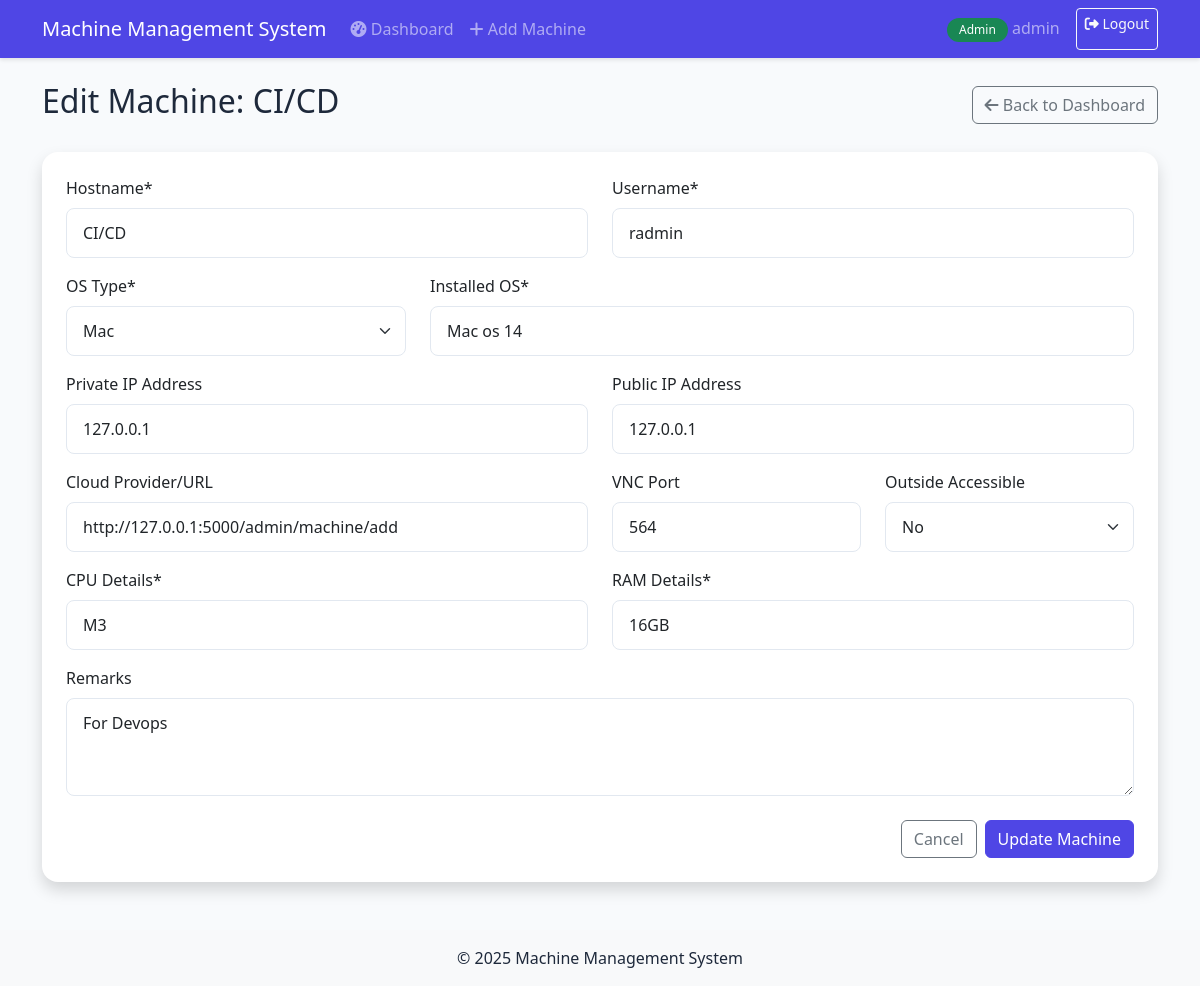
/admin/machine/2/edit (signed in), run on the app's committed database.
### models/user.py (models this page shows, shortened)
class User(db.Model, UserMixin):
    __tablename__ = 'users'
    id = db.Column(db.Integer, primary_key=True)
    username = db.Column(db.String(64), unique=True, index=True, nullable=False)
    email = db.Column(db.String(120), unique=True, index=True, nullable=False)
    password_hash = db.Column(db.String(128), nullable=False)
    is_admin = db.Column(db.Boolean, default=False)
    created_at = db.Column(db.DateTime, default=datetime.utcnow)
    last_login = db.Column(db.DateTime, nullable=True)

### models/machine.py (models this page shows, shortened)
class Machine(db.Model):
    __tablename__ = 'machines'
    id = db.Column(db.Integer, primary_key=True)
    hostname = db.Column(db.String(64), unique=True, nullable=False, index=True)
    username = db.Column(db.String(64), nullable=False)
    os_type = db.Column(db.String(20), nullable=False)  # Linux, Windows, Mac
    installed_os = db.Column(db.String(64), nullable=False)
    cpu_details = db.Column(db.String(128), nullable=False)
    ram_details = db.Column(db.String(64), nullable=False)
    private_ip = db.Column(db.String(15), nullable=True)
    public_ip = db.Column(db.String(15), nullable=True)
    cloud_provider_url = db.Column(db.String(128), nullable=True)
    vnc_port = db.Column(db.Integer, nullable=True)
    outside_accessible = db.Column(db.Boolean, default=False)
    remarks = db.Column(db.Text, nullable=True)
    created_at = db.Column(db.DateTime, default=datetime.utcnow)
    updated_at = db.Column(db.DateTime, default=datetime.utcnow, onupdate=datetime.utcnow)

### app.py (the view, shortened to what this page needs)
@app.route('/admin/machine/<int:machine_id>/edit', methods=['GET', 'POST'])
@login_required
def edit_machine(machine_id):
    if not current_user.is_admin:
        abort(403)
    machine = Machine.query.get_or_404(machine_id)
    return render_template('admin/edit_machine.html', machine=machine)

### models/user.py (called while the page is built)
@login_manager.user_loader
def load_user(user_id):
    return User.query.get(int(user_id))

### templates/admin/edit_machine.html (shortened to what this page needs)
{% extends "base.html" %}
{% block content %}
<div class="d-flex justify-content-between align-items-center mb-4">
    <h2>Edit Machine: {{ machine.hostname }}</h2>
    <a href="{{ url_for('admin_dashboard') }}" class="btn btn-outline-secondary">
        <i class="fas fa-arrow-left"></i> Back to Dashboard
    </a>
</div>
<div class="card shadow">
    <div class="card-body p-4">
        <form method="POST" action="{{ url_for('edit_machine', machine_id=machine.id) }}">
            <div class="row">
                <div class="col-md-6 mb-3">
                    <label for="hostname" class="form-label">Hostname*</label>
                    <input type="text" class="form-control" id="hostname" name="hostname" value="{{ machine.hostname }}" required>
                </div>
                <div class="col-md-6 mb-3">
                    <label for="username" class="form-label">Username*</label>
                    <input type="text" class="form-control" id="username" name="username" value="{{ machine.username }}" required>
                </div>
            </div>
            <div class="row">
                <div class="col-md-4 mb-3">
                    <label for="os_type" class="form-label">OS Type*</label>
                    <select class="form-select" id="os_type" name="os_type" required>
                        <option value="Mac" {{ 'selected' if machine.os_type == 'Mac' }}>Mac</option>
                    </select>
                </div>
                <div class="col-md-8 mb-3">
                    <label for="installed_os" class="form-label">Installed OS*</label>
                    <input type="text" class="form-control" id="installed_os" name="installed_os" value="{{ machine.installed_os }}" required>
                </div>
            </div>
            <div class="row">
                <div class="col-md-6 mb-3">
                    <label for="private_ip" class="form-label">Private IP Address</label>
                    <input type="text" class="form-control" id="private_ip" name="private_ip" value="{{ machine.private_ip }}">
                </div>
                <div class="col-md-6 mb-3">
                    <label for="public_ip" class="form-label">Public IP Address</label>
                    <input type="text" class="form-control" id="public_ip" name="public_ip" value="{{ machine.public_ip }}">
                </div>
            </div>
            <div class="row">
                <div class="col-md-6 mb-3">
                    <label for="cloud_provider_url" class="form-label">Cloud Provider/URL</label>
                    <input type="text" class="form-control" id="cloud_provider_url" name="cloud_provider_url" value="{{ machine.cloud_provider_url }}">
                </div>
                <div class="col-md-3 mb-3">
                    <label for="vnc_port" class="form-label">VNC Port</label>
                    <input type="number" class="form-control" id="vnc_port" name="vnc_port" value="{{ machine.vnc_port }}">
                </div>
                <div class="col-md-3 mb-3">
                    <label for="outside_accessible" class="form-label">Outside Accessible</label>
                    <select class="form-select" id="outside_accessible" name="outside_accessible">
                        <option value="No" {{ 'selected' if not machine.outside_accessible }}>No</option>
                    </select>
                </div>
            </div>
            <div class="row">
                <div class="col-md-6 mb-3">
                    <label for="cpu_details" class="form-label">CPU Details*</label>
                    <input type="text" class="form-control" id="cpu_details" name="cpu_details" value="{{ machine.cpu_details }}" required>
                </div>
                <div class="col-md-6 mb-3">
                    <label for="ram_details" class="form-label">RAM Details*</label>
                    <input type="text" class="form-control" id="ram_details" name="ram_details" value="{{ machine.ram_details }}" required>
                </div>
            </div>
            <div class="mb-3">
                <label for="remarks" class="form-label">Remarks</label>
                <textarea class="form-control" id="remarks" name="remarks" rows="3">{{ machine.remarks }}</textarea>
            </div>
            <div class="d-flex justify-content-end mt-4">
                <a href="{{ url_for('admin_dashboard') }}" class="btn btn-outline-secondary me-2">Cancel</a>
                <button type="submit" class="btn btn-primary">Update Machine</button>
            </div>
        </form>
    </div>
</div>
{% endblock %}

### templates/base.html (shortened to what this page needs)
<!DOCTYPE html>
<html lang="en">
<head>
    <link href="https://cdn.jsdelivr.net/npm/bootstrap@5.3.0/dist/css/bootstrap.min.css" rel="stylesheet">
    <link rel="stylesheet" href="https://cdnjs.cloudflare.com/ajax/libs/font-awesome/6.4.0/css/all.min.css">
    <link rel="stylesheet" href="{{ url_for('static', filename='css/style.css') }}">
</head>
<body>
    {% if current_user.is_authenticated %}
    <nav class="navbar navbar-expand-lg navbar-dark bg-primary">
        <div class="container">
            <a class="navbar-brand" href="{{ url_for('index') }}">Machine Management System</a>
            <div class="collapse navbar-collapse" id="navbarNav">
                <ul class="navbar-nav me-auto">
                    {% if current_user.is_admin %}
                    <li class="nav-item">
                        <a class="nav-link {% if request.endpoint == 'admin_dashboard' %}active{% endif %}" href="{{ url_for('admin_dashboard') }}">
                            <i class="fas fa-tachometer-alt"></i> Dashboard
                        </a>
                    </li>
                    <li class="nav-item">
                        <a class="nav-link {% if request.endpoint == 'add_machine' %}active{% endif %}" href="{{ url_for('add_machine') }}">
                            <i class="fas fa-plus"></i> Add Machine
                        </a>
                    </li>
                    {% else %}
                    <li class="nav-item">
                        <a class="nav-link {% if request.endpoint == 'user_dashboard' %}active{% endif %}" href="{{ url_for('user_dashboard') }}">
                            <i class="fas fa-tachometer-alt"></i> Dashboard
                        </a>
                    </li>
                    {% endif %}
                </ul>
                <div class="d-flex">
                    <span class="navbar-text me-3">
                        {% if current_user.is_admin %}
                        <span class="badge bg-success">Admin</span>
                        {% else %}
                        <span class="badge bg-info">User</span>
                        {% endif %}
                        {{ current_user.username }}
                    </span>
                    <a href="{{ url_for('logout') }}" class="btn btn-outline-light btn-sm">
                        <i class="fas fa-sign-out-alt"></i> Logout
                    </a>
                </div>
            </div>
        </div>
    </nav>
    {% endif %}
    <div class="container mt-4">
        {% block content %}{% endblock %}
    </div>
    <footer class="mt-5 py-3 bg-light text-center">
        <div class="container">
            <p class="mb-0">&copy; 2025 Machine Management System</p>
        </div>
    </footer>
</body>
</html>

### static/css/style.css (style rules this page uses)
:root { --primary-color: #4f46e5; --primary-hover: #4338ca; --success-color: #10b981; --danger-color: #ef4444; --background-color: #f8fafc; --card-bg: #ffffff; --text-primary: #1e293b; --text-secondary: #64748b; }
body { background-color: var(--background-color); color: var(--text-primary); }
.navbar { box-shadow: 0 2px 4px rgba(0,0,0,0.1); }
.navbar-dark.bg-primary { background-color: var(--primary-color) !important; }
.card { border: none; border-radius: 1rem; box-shadow: 0 4px 6px -1px rgba(0,0,0,0.1), 0 2px 4px -2px rgba(0,0,0,0.05); transition: transform 0.2s, box-shadow 0.2s; }
.btn-primary { background-color: var(--primary-color); border-color: var(--primary-color); transition: all 0.2s; }
.badge { padding: 0.5em 1em; border-radius: 9999px; font-weight: 500; }
.form-control, .form-select { border-radius: 0.5rem; padding: 0.75rem 1rem; border: 1px solid #e2e8f0; }

### data on the page
User: username "admin"
Machine: hostname "CI/CD", username "radmin", installed_os "Mac os 14", private_ip "127.0.0.1", public_ip "127.0.0.1", cloud_provider_url "http://127.0.0.1:5000/admin/machine/add", vnc_port "564", cpu_details "M3", ram_details "16GB", remarks "For Devops"
